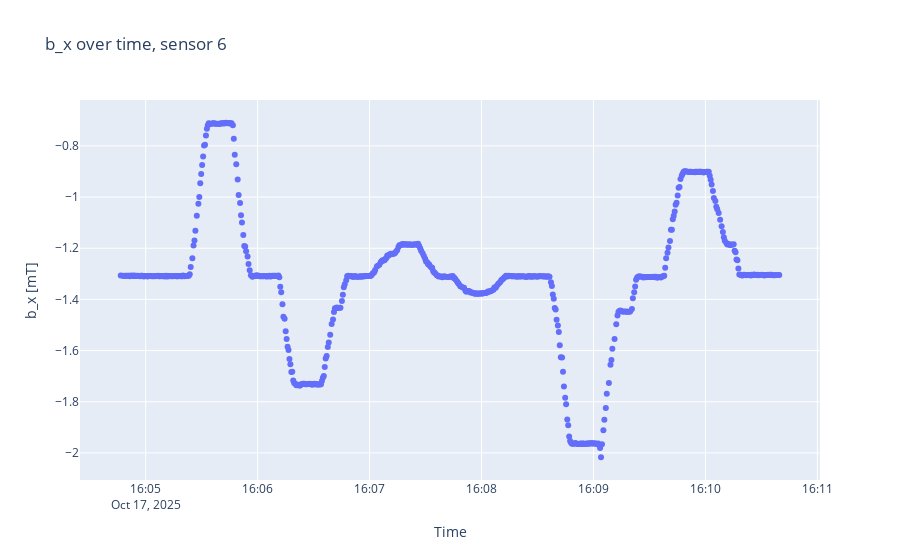
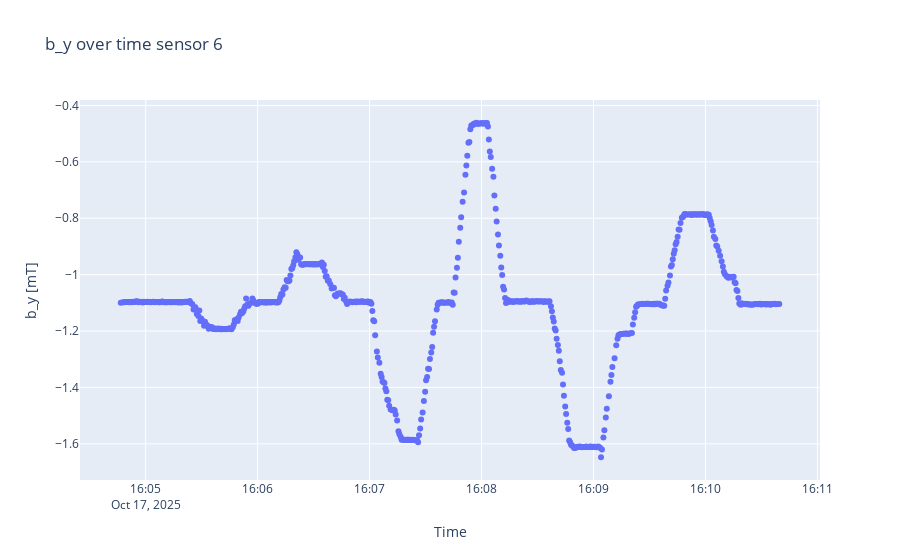
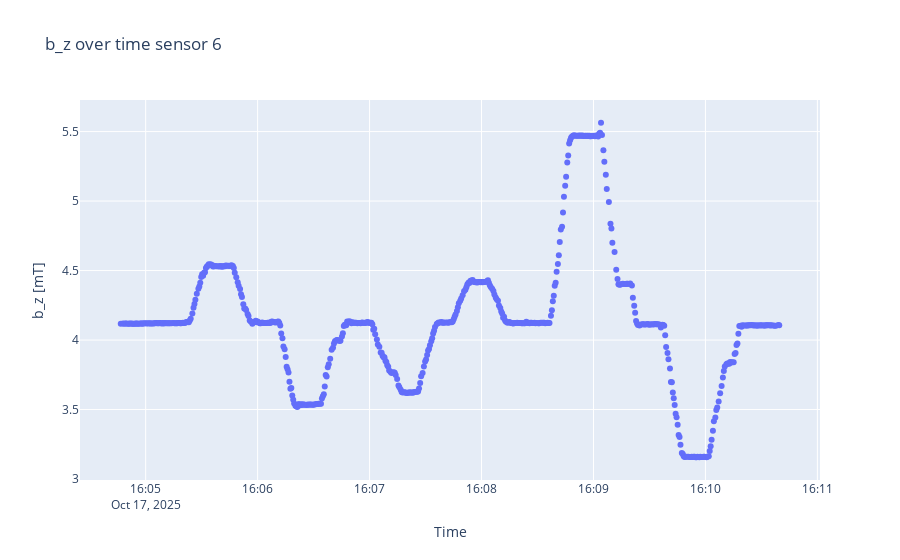

Here is the notebook cell these charts were saved with, in order:
### Code cell
sensorplots(B, timestamps, 6)

### Figure 1 — Plotly figure (JSON) as saved in the notebook; plotly's stock layout.template omitted (floating-point values rounded to 4 significant figures; data arrays with more than 128 entries replaced by an {"elided": "..."} marker saying what was removed)
{"data": [{"mode": "markers", "type": "scatter", "x": {"elided": "607 str values"}, "y": {"elided": "607 float values"}}], "layout": {"title": {"text": "b_x over time, sensor 6"}, "xaxis": {"title": {"text": "Time"}}, "yaxis": {"scaleanchor": "y", "title": {"text": "b_x [mT]"}}}}

### Figure 2 — Plotly figure (JSON) as saved in the notebook; plotly's stock layout.template omitted (floating-point values rounded to 4 significant figures; data arrays with more than 128 entries replaced by an {"elided": "..."} marker saying what was removed)
{"data": [{"mode": "markers", "type": "scatter", "x": {"elided": "607 str values"}, "y": {"elided": "607 float values"}}], "layout": {"title": {"text": "b_y over time sensor 6"}, "xaxis": {"title": {"text": "Time"}}, "yaxis": {"scaleanchor": "y", "title": {"text": "b_y [mT]"}}}}

### Figure 3 — Plotly figure (JSON) as saved in the notebook; plotly's stock layout.template omitted (floating-point values rounded to 4 significant figures; data arrays with more than 128 entries replaced by an {"elided": "..."} marker saying what was removed)
{"data": [{"mode": "markers", "type": "scatter", "x": {"elided": "607 str values"}, "y": {"elided": "607 float values"}}], "layout": {"title": {"text": "b_z over time sensor 6"}, "xaxis": {"title": {"text": "Time"}}, "yaxis": {"scaleanchor": "y", "title": {"text": "b_z [mT]"}}}}
